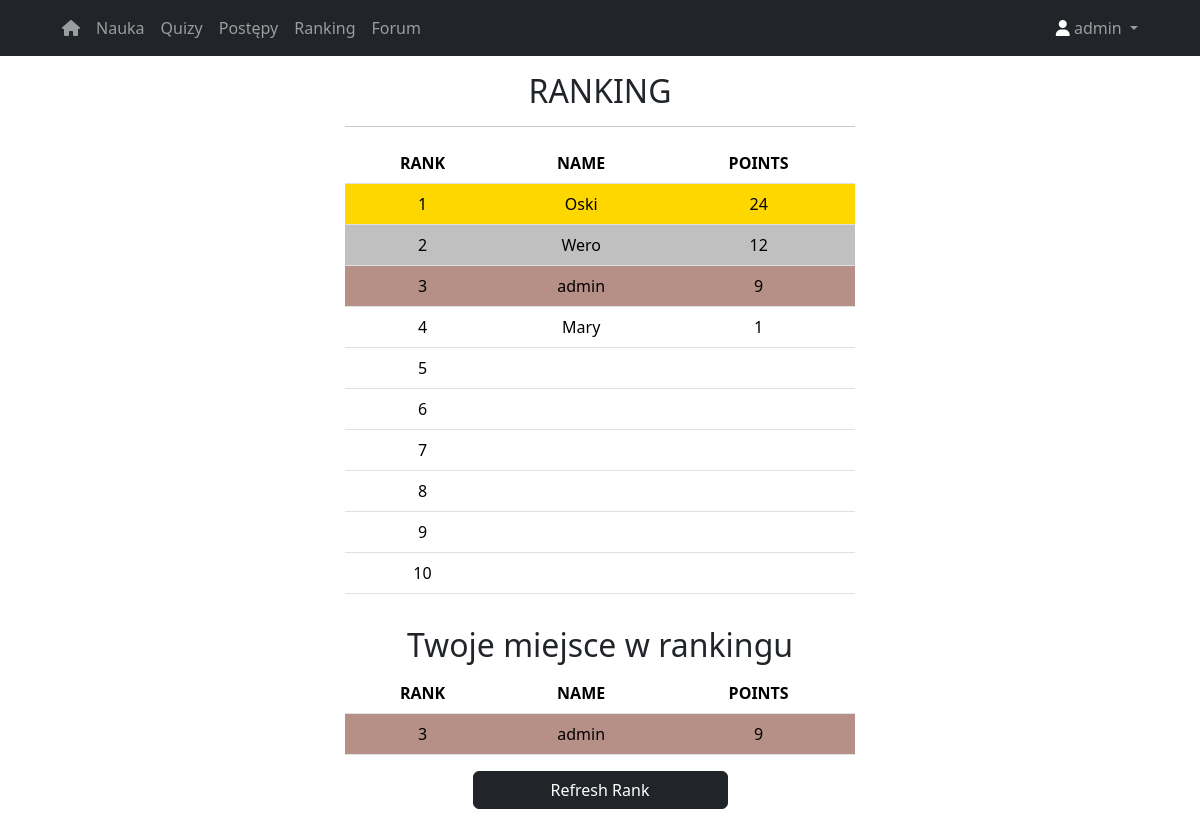
Screenshot of /rank (signed in) with the database file from the repository.
### website/models.py (models this page shows)
class User(db.Model, UserMixin):
    id = db.Column(db.Integer, primary_key=True)
    email = db.Column(db.String(150), unique = True)
    password = db.Column(db.String(150))
    first_name = db.Column(db.String(150))
    points = db.relationship('Points')
    notes = db.relationship('Note')
    ranks = db.relationship('Rank')

class Rank(db.Model):
    id = db.Column(db.Integer, primary_key=True)
    name = db.Column(db.String(150), db.ForeignKey('user.first_name'))
    rank_points = db.Column(db.Integer)

### website/auth.py (the view)
@auth.route('/rank')
def rank():
    rankall = Rank.query.order_by(Rank.rank_points.desc()).limit(10).all()
    brakujace_elementy = 10 - len(rankall)
    if brakujace_elementy > 0:
        rankall.extend([''] * brakujace_elementy)
    rank1 = rankall[0]
    rank2 = rankall[1]
    rank3 = rankall[2]
    rank4 = rankall[3]
    rank5 = rankall[4]
    rank6 = rankall[5]
    rank7 = rankall[6]
    rank8 = rankall[7]
    rank9 = rankall[8]
    rank10 = rankall[9]
    if current_user.is_authenticated:
        check_your_rank = Rank.query.order_by(Rank.rank_points.desc()).all()
        rank_plaec_CU = 1
        for i in range(len(check_your_rank)):
            if check_your_rank[i].name == current_user.first_name:
                break
            else:
                rank_plaec_CU += 1
        your_rank = Rank.query.filter_by(name=current_user.first_name).first()
    else:
        your_rank = ''
        rank_plaec_CU = ''
    return render_template('rank.html', rank1=rank1, rank2=rank2, your_rank=your_rank, rank3=rank3, rank4=rank4,
                           rank5=rank5, rank6=rank6, rank7=rank7, rank8=rank8, rank9=rank9, rank10=rank10,
                           user=current_user, rank_plaec_CU=rank_plaec_CU)

### website/__init__.py (called while the page is built)
def create_app():
    app = Flask(__name__)
    app.config['SECRET_KEY'] = 'hjshjhdjah kjshkjdhjs'
    app.config['SQLALCHEMY_DATABASE_URI'] = f'sqlite:///{DB_NAME}'
    db.init_app(app)
    from .auth import auth
    app.register_blueprint(auth, url_prefix='/')
    from .models import User
    with app.app_context():
        db.create_all()
    login_manager = LoginManager()
    login_manager.login_view = 'auth.login'
    login_manager.init_app(app)
    @login_manager.user_loader
    def load_user(id):
        return User.query.get(int(id))
    return app

### website/auth.py (called while the page is built)
@auth.before_request
def restrict_access_to_auth_routes():
    if current_user.is_authenticated and request.endpoint in ['auth.login', 'auth.sign_up']:
        return redirect(url_for('auth.mainPage'))

### website/templates/rank.html (shortened to what this page needs)
{% extends 'base.html' %}
{% block content %}
		<main>
        <div class="row align-items-center">
   <div class="mx-auto col-10 col-md-8 col-lg-6">
			<div>
				<h2 class="text-center">RANKING</h2><hr>
			</div>
            <div class="table-responsive">
			<table class="table text-center">
    <tr>
        <th>RANK</th>
        <th>NAME</th>
        <th>POINTS</th>
    </tr>
    <tr class="rank1">
        <td>1</td>
        <td>{{rank1.name}}</td>
        <td>{{rank1.rank_points}}</td>
    </tr>
    <tr class="rank2">
        <td>2</td>
        <td>{{rank2.name}}</td>
        <td>{{rank2.rank_points}}</td>
    </tr>
    <tr class="rank3">
        <td>3</td>
        <td>{{rank3.name}}</td>
        <td>{{rank3.rank_points}}</td>
    </tr>
    <tr>
        <td>4</td>
        <td>{{rank4.name}}</td>
        <td>{{rank4.rank_points}}</td>
    </tr>
    <tr>
        <td>5</td>
        <td>{{rank5.name}}</td>
        <td>{{rank5.rank_points}}</td>
    </tr>
    <tr>
        <td>6</td>
        <td>{{rank6.name}}</td>
        <td>{{rank6.rank_points}}</td>
    </tr>
    <tr>
        <td>7</td>
        <td>{{rank7.name}}</td>
        <td>{{rank7.rank_points}}</td>
    </tr>
    <tr>
        <td>8</td>
        <td>{{rank8.name}}</td>
        <td>{{rank8.rank_points}}</td>
    </tr>
    <tr>
        <td>9</td>
        <td>{{rank9.name}}</td>
        <td>{{rank9.rank_points}}</td>
    </tr>
    <tr>
        <td>10</td>
        <td>{{rank10.name}}</td>
        <td>{{rank10.rank_points}}</td>
    </tr>
</table>
            </div>
			<h2 class="text-center pt-3">Twoje miejsce w rankingu</h2>
        <div class="table-responsive">
			<div>
            {% if user.is_authenticated %}
            <table class="table text-center">
				<tr>
					<th>RANK</th>
					<th>NAME</th>
					<th>POINTS</th>
				</tr>
				{% if rank_plaec_CU==1 %}
                    <tr class="table text-center rank1">
                    {% elif rank_plaec_CU==2 %}
                    <tr class="table text-center rank2">
                    {% elif rank_plaec_CU==3 %}
                    <tr class="table text-center rank3">
                    {%else%}
                    <tr class="table text-center">
                    {%endif%}
					<td>{{rank_plaec_CU}}</td>
					<td>{{your_rank.name}}</td>
					<td>
						{{your_rank.rank_points}}
					</td>
				</tr>
			</table>
                <div class="d-grid gap-2 col-6 mx-auto">
			<a class="btn btn-dark" href="/20_marcinek/licencjat/refresh_rank">Refresh Rank</a>
            </div>
            {% else %}
                <p class="text-center"> <a href="/20_marcinek/licencjat/login">Zaloguj się</a> i weź udział w quizie żeby zobaczyć siebie w rankingu :)</p>
            {% endif %}
            </div>
            </div>
        </div>
        </div>
        </main>
{% endblock %}

### website/templates/base.html (shortened to what this page needs)
<!DOCTYPE html>
<html lang="en">
	<head>
     <link
            href="https://cdn.jsdelivr.net/npm/bootstrap@5.3.1/dist/css/bootstrap.min.css"
            rel="stylesheet"
 />
    <link
			rel="stylesheet"
			href=" {{ url_for('static', filename='style.css') }}"/>
</head>
<body>
        <nav class="navbar navbar-expand-lg navbar-dark bg-dark">
            <div class="nav-item container d-flex justify-content-between">
                <div class="container-fluid">
                    <div class="collapse navbar-collapse" id="navbarSupportedContent">
                        <ul class="navbar-nav me-auto mb-2 mb-lg-0">
							{% if user.is_authenticated %}
                            <li class="nav-item">
                                <a class="nav-link" href="/20_marcinek/licencjat/mainPage"><i class="fa-sharp fa-solid fa-house"></i></a>
                            </li>
                            <li class="nav-item">
                                <a class="nav-link" href="/20_marcinek/licencjat/course">Nauka</a>
                            </li>
                            <li class="nav-item">
                                <a class="nav-link" href="/20_marcinek/licencjat/quizy">Quizy</a>
                            </li>
                            <li class="nav-item">
                                <a class="nav-link" href="/20_marcinek/licencjat/progress">Postępy</a>
                            </li>
                                <li class="nav-item">
                                <a class="nav-link" href="/20_marcinek/licencjat/rank">Ranking</a>
                            </li>
                                <li class="nav-item">
                                <a class="nav-link" href="/20_marcinek/licencjat/forum">Forum</a>
                            </li>
							{% endif %}
                        </ul>
                        <div class="d-flex">
                            <ul class="navbar-nav me-auto mb-2 mb-lg-0">
                                <li class="nav-item dropdown">
									{% if user.is_authenticated %}
                                    <a
                                        class="nav-link dropdown-toggle"
                                        href="#"
                                        role="button"
                                        data-bs-toggle="dropdown"
                                        aria-expanded="false"><i class="fa-sharp fa-solid fa-user" style="color: #ffffff;"></i>
                                        {{current_user.first_name}}
                                    </a>
								{% endif %}
                                </li>
                            </ul>
                        </div>
                    </div>
                </div>
            </div>
        </nav>
        <div class="container-xl py-3 px-5">
  {% block content %}{% endblock %}
        </div>
	</body>
</html>

### website/static/style.css (style rules this page uses)
.rank1 { --bs-table-bg: gold; }
.rank2 { --bs-table-bg: silver; }
.rank3 { --bs-table-bg: #b68f86; }

### rows the page displays
User: first_name "admin"
Rank: name "Oski", rank_points "24"
Rank: name "Wero", rank_points "12"
Rank: name "admin", rank_points "9"
Rank: name "Mary", rank_points "1"

### other values shown
{{ rank_plaec_CU }} "3"
